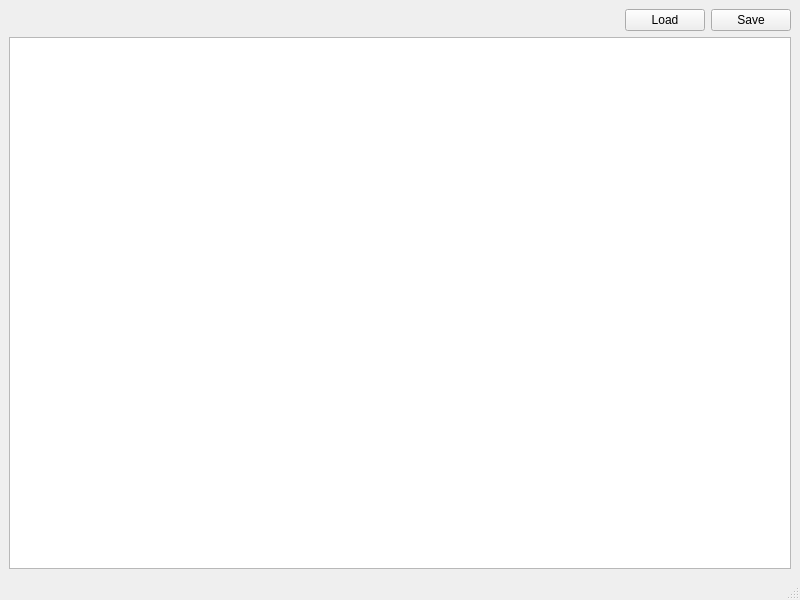
<?xml version="1.0" encoding="UTF-8"?>
<ui version="4.0">
 <class>CameraSetup</class>
 <widget class="QMainWindow" name="CameraSetup">
  <property name="geometry">
   <rect>
    <x>0</x>
    <y>0</y>
    <width>800</width>
    <height>600</height>
   </rect>
  </property>
  <property name="windowTitle">
   <string>PRW Camera Setup</string>
  </property>
  <widget class="QWidget" name="centralwidget">
   <layout class="QVBoxLayout" name="verticalLayout">
    <item>
     <layout class="QHBoxLayout" name="horizontalLayout">
      <item>
       <spacer name="horizontalSpacer">
        <property name="orientation">
         <enum>Qt::Horizontal</enum>
        </property>
        <property name="sizeHint" stdset="0">
         <size>
          <width>40</width>
          <height>20</height>
         </size>
        </property>
       </spacer>
      </item>
      <item>
       <widget class="QPushButton" name="pb_load">
        <property name="text">
         <string>Load</string>
        </property>
       </widget>
      </item>
      <item>
       <widget class="QPushButton" name="pb_save">
        <property name="text">
         <string>Save</string>
        </property>
       </widget>
      </item>
     </layout>
    </item>
    <item>
     <widget class="QTableView" name="tableView"/>
    </item>
   </layout>
  </widget>
  <widget class="QMenuBar" name="menubar">
   <property name="geometry">
    <rect>
     <x>0</x>
     <y>0</y>
     <width>800</width>
     <height>25</height>
    </rect>
   </property>
  </widget>
  <widget class="QStatusBar" name="statusbar"/>
 </widget>
 <resources/>
 <connections/>
</ui>
